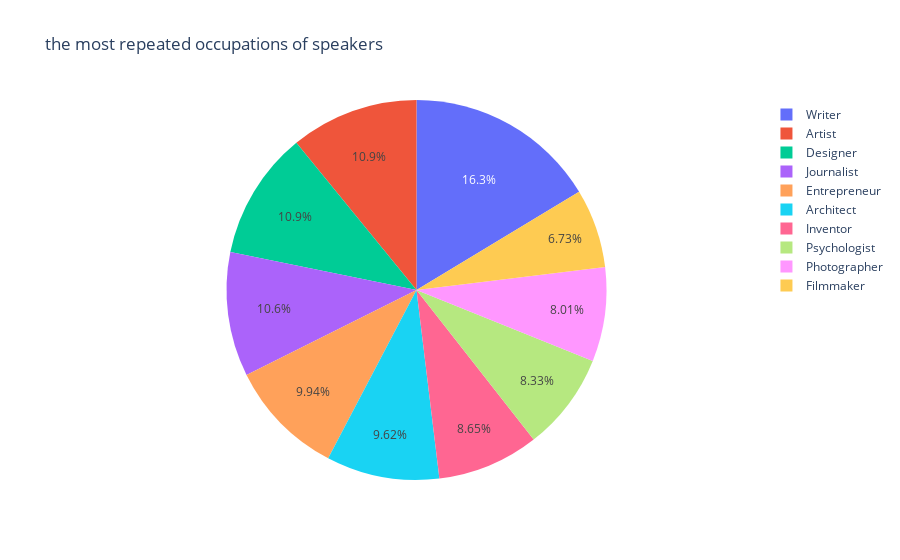

The cell this chart's notebook holds for it:
### Markdown cell above
### ▶ what are the most repeated occupations of speakers

### Code cell
speakers = pd.DataFrame(df1['speaker_occupation'].value_counts().head(10)).reset_index()

fig = px.pie(speakers, 
             values='speaker_occupation', 
             names='index', 
             title='the most repeated occupations of speakers')
fig.show()
print("we can see that writers represent the greatest portion of speaker's occupations")

### Figure 1 — Plotly figure (JSON) as saved in the notebook; plotly's stock layout.template omitted (floating-point values rounded to 4 significant figures)
{"data": [{"domain": {"x": [0, 1], "y": [0, 1]}, "hovertemplate": "index=%{label}<br>speaker_occupation=%{value}<extra></extra>", "labels": ["Writer", "Artist", "Designer", "Journalist", "Entrepreneur", "Architect", "Inventor", "Psychologist", "Photographer", "Filmmaker"], "legendgroup": "", "name": "", "showlegend": true, "type": "pie", "values": [51, 34, 34, 33, 31, 30, 27, 26, 25, 21]}], "layout": {"legend": {"tracegroupgap": 0}, "title": {"text": "the most repeated occupations of speakers"}}}
